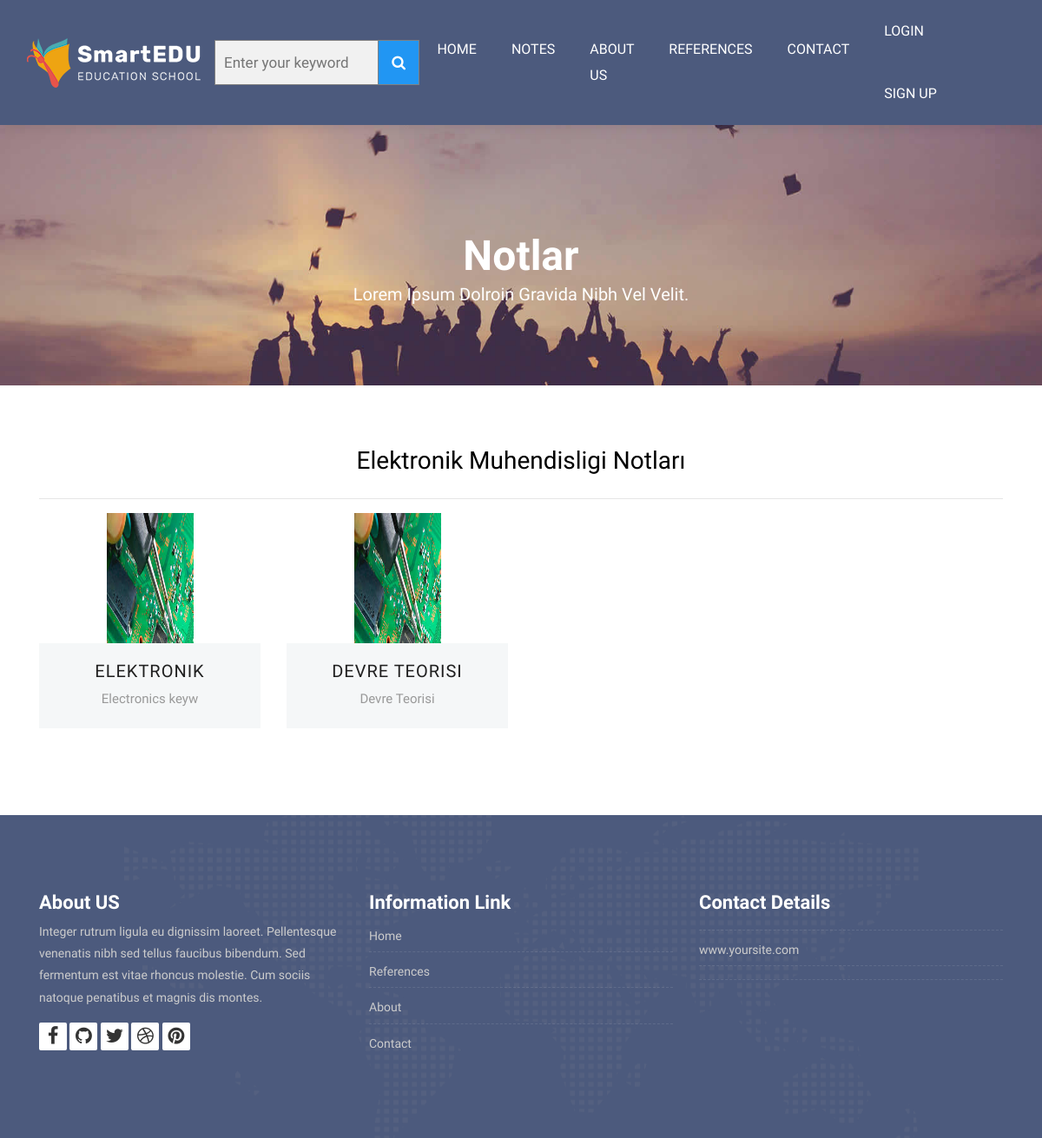
/category/9/ElektronikMuhendisligi/, run on an earlier commit of the app's database.
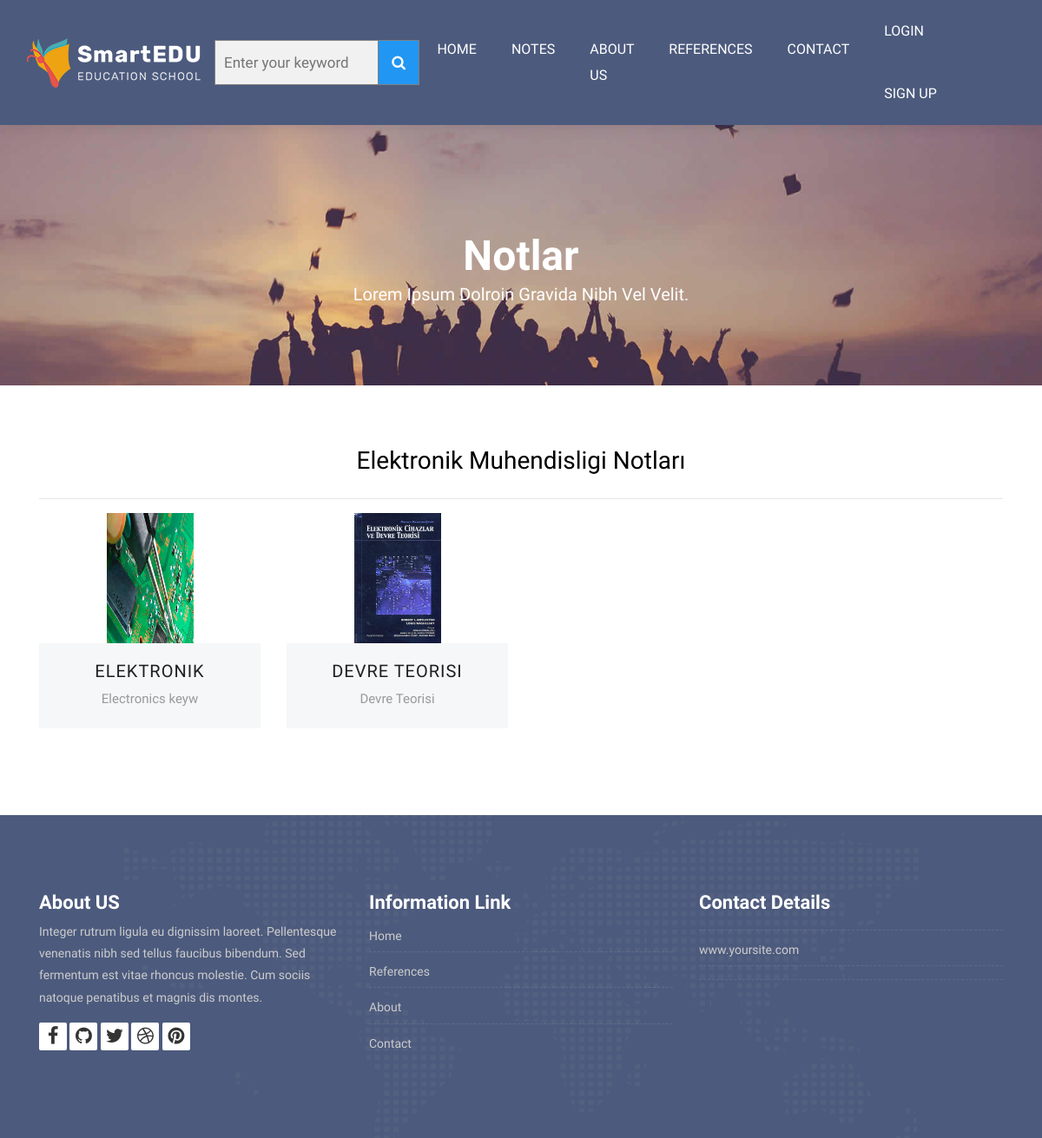
And on a later commit of the database.
### Note/models.py (models this page shows, shortened)
class Note(models.Model):
    STATUS = (
        ('True', 'Evet'),
        ('False', 'Hayır'),
    )
    category=models.ForeignKey(Category,on_delete=models.CASCADE)#category tablosu ile ilişki
    title = models.CharField(blank=True,max_length=100)
    keywords = models.CharField(blank=True,max_length=255)
    description = models.CharField(blank=True,max_length=255)
    image = models.ImageField(blank=True,upload_to='images/')
    status = models.CharField(max_length=10, choices=STATUS)
    slug = models.SlugField(null=False,unique=True)
    detail=RichTextUploadingField()
    created_at=models.DateTimeField(auto_now_add=True)
    updated_at=models.DateTimeField(auto_now=True)

### home/views.py (the view)
# urls.py: path('category/<int:id>/<slug:slug>/',views.category_notes, name='category_notes'),
def category_notes(request,id,slug):
    category = Category.objects.all()
    categorydata = Category.objects.get(pk=id)
    notes=Note.objects.filter(category_id=id)
    context={'notes':notes,
             'category':category,
             'categorydata':categorydata
             }
    return render(request,'notes.html',context)

### home/templates/notes.html (shortened to what this page needs)
{% extends "homebase.html" %}
{% block content %}
<div class="all-title-box">
		<div class="container text-center">
			<h1>Notlar<span class="m_1">Lorem Ipsum dolroin gravida nibh vel velit.</span></h1>
		</div>
	</div>
    <div id="notes" class="section wb">
        <div class="container">
        <h2>{{ categorydata.title }} Notları</h2>
        <hr>
            <div class="row">
                {% for rs in notes %}
				<div class="col-lg-3 col-md-6 col-12">
					<div class="our-team">
						<div class="team-img">
							<img src="{{ rs.image.url }}" alt="" style="width: 100px;height: 150px ">
						</div>
						<div class="team-content">
							<a href="/note/{{ rs.id }}/{{ rs.slug }}"><h3 class="title">{{ rs.title }}</h3></a>
							<span class="post">{{ rs.keywords }}</span>
						</div>
					</div>
				</div>
            {% endfor %}
            </div>
        </div>
    </div>
{% endblock %}

What changed in the data, as far as the page shows it:
changed Note "DEVRE TEORISI": image: a different picture
